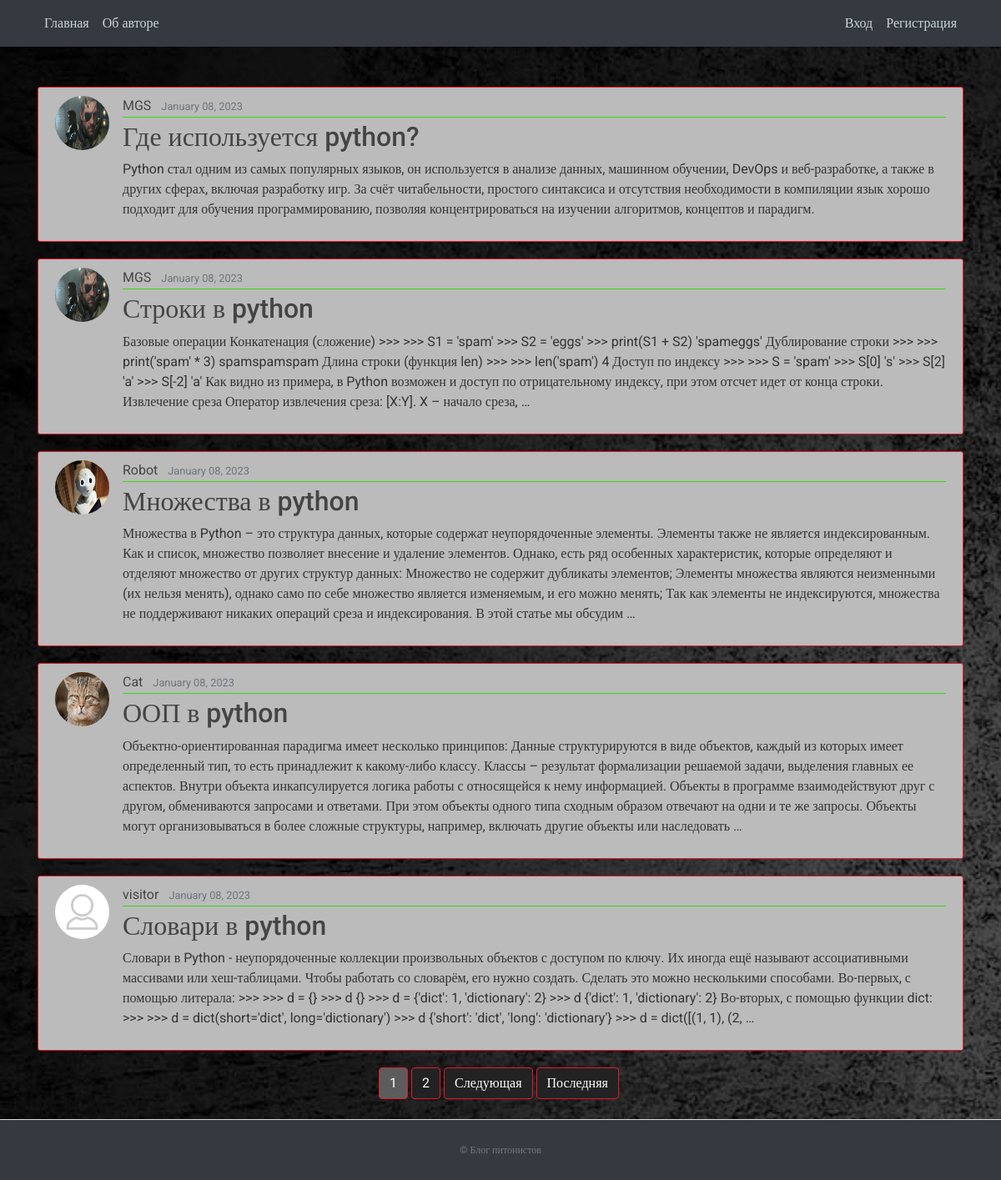
The page / on the database its author committed.
### blog/models.py (models this page shows, shortened)
class Post(models.Model):
    title = models.CharField(max_length=100)
    content = models.TextField()
    date_posted = models.DateTimeField(default=timezone.now)
    author = models.ForeignKey(User, on_delete=models.CASCADE)

### users/models.py (models this page shows, shortened)
class Profile(models.Model):
    user = models.OneToOneField(User, on_delete=models.CASCADE)
    image = models.ImageField(default='default.jpg', upload_to='profile_pics')

### blog/views.py (the view)
# urls.py: path('', PostListView.as_view(), name='blog-home'),
class PostListView(ListView):
    model = Post
    template_name = 'blog/home.html'
    context_object_name = 'posts'
    ordering = ['-date_posted']
    paginate_by = 5

### blog/templates/blog/home.html (shortened to what this page needs)
﻿{% extends "blog/base.html" %}
{% block content %}
    {% for post in posts %}
        <article class="media content-section">
          <img class="rounded-circle article-img" src="{{ post.author.profile.image.url }}">
          <div class="media-body">
            <div class="article-metadata">
              <a class="mr-2" href="{% url 'user-posts' post.author.username %}">{{ post.author }}</a>
              <small class="text-muted">{{ post.date_posted|date:"F d, Y" }}</small>
            </div>
            <h2><a class="article-title" href="{% url 'post-detail' post.id %}">{{ post.title }}</a></h2>
            <p class="article-content">{{ post.content|truncatewords:80 }}</p>
          </div>
        </article>
    {% endfor %}
    <div class="pagination justify-content-center">
    {% if is_paginated %}
      {% for num in page_obj.paginator.page_range %}
        {% if page_obj.number == num %}
          <a class="btn btn-info mb-4 mr-1" href="?page={{ num }}">{{ num }}</a>
        {% elif num > page_obj.number|add:'-3' and num < page_obj.number|add:'3' %}
          <a class="btn btn-outline-info mb-4 mr-1" href="?page={{ num }}">{{ num }}</a>
        {% endif %}
      {% endfor %}
      {% if page_obj.has_next %}
        <a class="btn btn-outline-info mb-4 mr-1" href="?page={{ page_obj.next_page_number }}">Следующая</a>
        <a class="btn btn-outline-info mb-4 mr-1" href="?page={{ page_obj.paginator.num_pages }}">Последняя</a>
      {% endif %}
    {% endif %}
  </div>
{% endblock content %}

### blog/templates/blog/base.html (shortened to what this page needs)
﻿{% load static %}
<!DOCTYPE html>
<html>
<head>
     <link rel="stylesheet" href="https://maxcdn.bootstrapcdn.com/bootstrap/4.0.0/css/bootstrap.min.css">
     <link rel="stylesheet" type="text/css" href="{% static 'blog/main.css' %}">
</head>
<body>
    <header class="site-header">
      <nav class="navbar navbar-expand-md navbar-dark bg-blue fixed-top">
        <div class="container">
          <div class="collapse navbar-collapse" id="navbarToggle">
            <div class="navbar-nav mr-auto">
              <a class="nav-item nav-link " href="{% url 'blog-home' %}">Главная</a>
              <a class="nav-item nav-link" href="{% url 'blog-about' %}">Об авторе</a>
            </div>
            <div class="navbar-nav">
              {% if user.is_authenticated %}
                <a class="nav-item nav-link" href="{% url 'post-create' %}">Новая запись</a>
                <a class="nav-item nav-link" href="{% url 'profile' %}">Профиль</a>
                <a class="nav-item nav-link" href="{% url 'logout' %}">Выход</a>
              {% else %}
                <a class="nav-item nav-link" href="{% url 'login' %}">Вход</a>
                <a class="nav-item nav-link" href="{% url 'register' %}">Регистрация</a>
              {% endif %}
            </div>
          </div>
        </div>
      </nav>
    </header>
    <main role="main" class="container">
      <div class="row">
        <div class="col">
          {% block content %}{% endblock %}
        </div>
      </div>
    </main>
    <footer class="text-center bg-dark">
      <p><a href="{% url 'blog-home' %}">© Блог питонистов</a></p>
    </footer>
</body>
</html>

### blog/static/blog/main.css (style rules this page uses)
﻿body, html { width:100%; height:100% }
body { margin:0; padding:0; background-image: url('../../media/background.jpg'); color: #333333; margin-top: 5rem; font-family:Roboto; }
h1, h2, h3, h4, h5, h6 { color: #444444; }
.bg-blue { background-color: #343a40; }
.site-header .navbar-nav .nav-link { color: #cbd5db; }
.content-section { background: #bbbbbb; padding: 10px 20px; border: 1px solid #e61728; border-radius: 3px; margin-bottom: 20px; }
.article-title { color: #444444; }
.article-content { white-space: pre-line; }
.article-img { height: 65px; width: 65px; margin-right: 16px; }
.article-metadata { padding-bottom: 1px; margin-bottom: 4px; border-bottom: 1px solid #33db11 }
.article-metadata a { color: #444444; text-decoration: none; }
.btn-info { border-color: #e61728; background-color: #5c5c5c; }
.btn-outline-info { color: #ffffff; border-color: #e61728; background-color: #222222; }
footer { position: sticky!important; top: 100%; padding-top:25px; padding-bottom:25px; border-top:1px solid #ddd; }
footer p { margin:2px; text-align:center; padding:0 40px; color:#fff; font-size:12px; }
footer a { color:#777 }

### rows shown on the page
Post: author.profile.image (picture), author "MGS", date_posted "January 08, 2023", title "Где используется python?", content "Python стал одним из самых популярных языков, он используется в анализе данных, машинном обучении, DevOps и веб-разработке, а также в других сферах, включая разработку игр. За счёт читабельности, простого синтаксиса и отсутствия необходимости в компиляции язык хорошо подходит для обучения программированию, позволяя концентрироваться на изучении алгоритмов, концептов и парадигм."
Post: author.profile.image (picture), author "MGS", date_posted "January 08, 2023", title "Строки в python", content "Базовые операции Конкатенация (сложение) >>> >>> S1 = 'spam' >>> S2 = 'eggs' >>> print(S1 + S2) 'spameggs' Дублирование строки >>> >>> print('spam' * 3) spamspamspam Длина строки (функция len) >>> >>> len('spam') 4 Доступ по индексу >>> >>> S = 'spam' >>> S[0] 's' >>> S[2] 'a' >>> S[-2] 'a' Как видно из примера, в Python возможен и доступ по отрицательному индексу, при этом отсчет идет от конца строки. Извлечение среза Оператор извлечения среза: [X:Y]. X – начало среза, …"
Post: author.profile.image (picture), author "Robot", date_posted "January 08, 2023", title "Множества в python", content "Множества в Python – это структура данных, которые содержат неупорядоченные элементы. Элементы также не является индексированным. Как и список, множество позволяет внесение и удаление элементов. Однако, есть ряд особенных характеристик, которые определяют и отделяют множество от других структур данных: Множество не содержит дубликаты элементов; Элементы множества являются неизменными (их нельзя менять), однако само по себе множество является изменяемым, и его можно менять; Так как элементы не индексируются, множества не поддерживают никаких операций среза и индексирования. В этой статье мы обсудим …"
Post: author.profile.image (picture), author "Cat", date_posted "January 08, 2023", title "ООП в python", content "Объектно-ориентированная парадигма имеет несколько принципов: Данные структурируются в виде объектов, каждый из которых имеет определенный тип, то есть принадлежит к какому-либо классу. Классы – результат формализации решаемой задачи, выделения главных ее аспектов. Внутри объекта инкапсулируется логика работы с относящейся к нему информацией. Объекты в программе взаимодействуют друг с другом, обмениваются запросами и ответами. При этом объекты одного типа сходным образом отвечают на одни и те же запросы. Объекты могут организовываться в более сложные структуры, например, включать другие объекты или наследовать …"
Post: author.profile.image (placeholder picture), author "visitor", date_posted "January 08, 2023", title "Словари в python", content "Словари в Python - неупорядоченные коллекции произвольных объектов с доступом по ключу. Их иногда ещё называют ассоциативными массивами или хеш-таблицами. Чтобы работать со словарём, его нужно создать. Сделать это можно несколькими способами. Во-первых, с помощью литерала: >>> >>> d = {} >>> d {} >>> d = {'dict': 1, 'dictionary': 2} >>> d {'dict': 1, 'dictionary': 2} Во-вторых, с помощью функции dict: >>> >>> d = dict(short='dict', long='dictionary') >>> d {'short': 'dict', 'long': 'dictionary'} >>> d = dict([(1, 1), (2, …"

### other values the page prints
{{ num }} "1"
{{ num }} "2"
